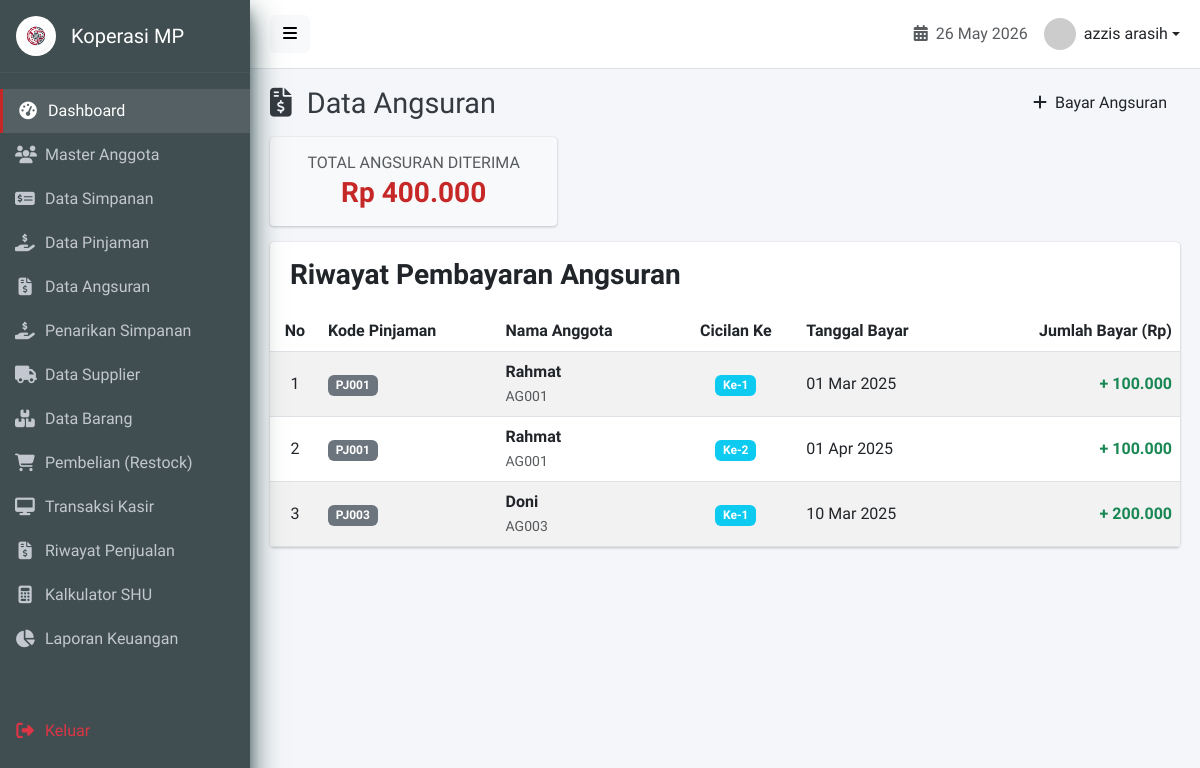
Page /angsuran.php (signed in) on the committed database.
### tables this page shows
CREATE TABLE `angsuran` (
  `id_angsuran` int(11) NOT NULL AUTO_INCREMENT,
  `id_pinjaman` int(11) NOT NULL,
  `cicilan_ke` int(11) DEFAULT NULL CHECK (`cicilan_ke` > 0),
  `jumlah_bayar` decimal(15,2) DEFAULT NULL CHECK (`jumlah_bayar` > 0),
  `tanggal_bayar` date DEFAULT NULL,
  `created_at` timestamp NOT NULL DEFAULT current_timestamp(),
  PRIMARY KEY (`id_angsuran`),
  KEY `id_pinjaman` (`id_pinjaman`),
  CONSTRAINT `angsuran_ibfk_1` FOREIGN KEY (`id_pinjaman`) REFERENCES `pinjaman` (`id_pinjaman`) ON UPDATE CASCADE
);

CREATE TABLE `pinjaman` (
  `id_pinjaman` int(11) NOT NULL AUTO_INCREMENT,
  `kode_pinjaman` varchar(50) DEFAULT NULL,
  `id_anggota` int(11) NOT NULL,
  `jumlah_pinjaman` decimal(15,2) DEFAULT NULL CHECK (`jumlah_pinjaman` > 0),
  `bunga` decimal(5,2) DEFAULT NULL CHECK (`bunga` >= 0),
  `lama_angsuran` int(11) DEFAULT NULL CHECK (`lama_angsuran` > 0),
  `tanggal_pinjam` date DEFAULT NULL,
  `status` enum('pending','approved','ditolak','lunas') DEFAULT 'pending',
  `approved_by` int(11) DEFAULT NULL,
  `created_at` timestamp NOT NULL DEFAULT current_timestamp(),
  PRIMARY KEY (`id_pinjaman`),
  UNIQUE KEY `kode_pinjaman` (`kode_pinjaman`),
  KEY `id_anggota` (`id_anggota`),
  KEY `approved_by` (`approved_by`),
  KEY `idx_tanggal_pinjaman` (`tanggal_pinjam`),
  CONSTRAINT `pinjaman_ibfk_1` FOREIGN KEY (`id_anggota`) REFERENCES `anggota` (`id_anggota`) ON UPDATE CASCADE,
  CONSTRAINT `pinjaman_ibfk_2` FOREIGN KEY (`approved_by`) REFERENCES `users` (`id_user`) ON DELETE SET NULL ON UPDATE CASCADE
);

CREATE TABLE `anggota` (
  `id_anggota` int(11) NOT NULL AUTO_INCREMENT,
  `no_anggota` varchar(30) NOT NULL,
  `nama_anggota` varchar(100) NOT NULL,
  `jk` enum('L','P') DEFAULT NULL,
  `alamat` text DEFAULT NULL,
  `no_hp` varchar(20) DEFAULT NULL,
  `tanggal_gabung` date DEFAULT NULL,
  `status` enum('aktif','nonaktif') DEFAULT 'aktif',
  `created_at` timestamp NOT NULL DEFAULT current_timestamp(),
  `updated_at` timestamp NOT NULL DEFAULT current_timestamp() ON UPDATE current_timestamp(),
  `deleted_at` timestamp NULL DEFAULT NULL,
  PRIMARY KEY (`id_anggota`),
  UNIQUE KEY `no_anggota` (`no_anggota`),
  KEY `idx_nama_anggota` (`nama_anggota`)
);

### angsuran.php (the view, shortened to what this page needs)
<?php
require_once 'config/database.php';
include 'views/layouts/header.php';
$filter_pinjaman = isset($_GET['id_pinjaman']) ? intval($_GET['id_pinjaman']) : null;
?>
<div class="content-header">
    <div class="d-flex justify-content-between align-items-center">
        <div>
            <h1 class="m-0"><i class="fas fa-file-invoice-dollar me-2"></i> Data Angsuran</h1>
        </div>
        <div>
            <a href="angsuran_tambah.php<?php echo $filter_pinjaman ? '?id_pinjaman=' . $filter_pinjaman : ''; ?>"
                class="btn btn-crimson"><i class="fas fa-plus me-1"></i> Bayar Angsuran</a>
        </div>
    </div>
</div>
<section class="content">
    <div class="row mb-3">
        <div class="col-md-4">
            <div class="card bg-light">
                <div class="card-body text-center">
                    <?php
                    $where_clause = $filter_pinjaman ? "WHERE id_pinjaman = $filter_pinjaman" : "";
                    $res_angsuran = $conn->query("SELECT SUM(jumlah_bayar) as total FROM angsuran $where_clause");
                    $total_angsuran = $res_angsuran ? $res_angsuran->fetch_assoc()['total'] : 0;
                    ?>
                    <h6 class="text-muted text-uppercase mb-1">Total Angsuran Diterima
                        <?php echo $filter_pinjaman ? ' (Pinjaman Ini)' : ''; ?></h6>
                    <h3 class="mb-0 fw-bold" style="color: var(--accent-red);">Rp
                        <?php echo number_format($total_angsuran, 0, ',', '.'); ?></h3>
                </div>
            </div>
        </div>
    </div>
    <div class="card">
        <div class="card-header border-0 pt-3">
            <h3 class="card-title fw-bold">Riwayat Pembayaran Angsuran</h3>
        </div>
        <div class="card-body p-0">
            <div class="table-responsive">
                <table class="table table-hover table-striped align-middle mb-0">
                    <thead class="bg-light">
                        <tr>
                            <th class="text-center" width="50">No</th>
                            <?php if (!$filter_pinjaman): ?>
                                <th>Kode Pinjaman</th>
                                <th>Nama Anggota</th>
                            <?php endif; ?>
                            <th class="text-center">Cicilan Ke</th>
                            <th>Tanggal Bayar</th>
                            <th class="text-end">Jumlah Bayar (Rp)</th>
                        </tr>
                    </thead>
                    <tbody>
                        <?php
                        $no = 1;
                        $sql = "
                            SELECT ang.*, p.kode_pinjaman, a.nama_anggota, a.no_anggota
                            FROM angsuran ang
                            JOIN pinjaman p ON ang.id_pinjaman = p.id_pinjaman
                            JOIN anggota a ON p.id_anggota = a.id_anggota
                        ";
                        $sql .= " ORDER BY ang.id_angsuran ASC ";
                        $query = $conn->query($sql);
                        if ($query && $query->num_rows > 0):
                            while ($row = $query->fetch_assoc()):
                                ?>
                                <tr>
                                    <td class="text-center"><?php echo $no++; ?></td>
                                    <?php if (!$filter_pinjaman): ?>
                                        <td><span class="badge bg-secondary"><?php echo $row['kode_pinjaman']; ?></span></td>
                                        <td>
                                            <div class="fw-bold"><?php echo htmlspecialchars($row['nama_anggota']); ?></div>
                                            <small class="text-muted"><?php echo $row['no_anggota']; ?></small>
                                        </td>
                                    <?php endif; ?>
                                    <td class="text-center"><span
                                            class="badge bg-info">Ke-<?php echo $row['cicilan_ke']; ?></span></td>
                                    <td><?php echo date('d M Y', strtotime($row['tanggal_bayar'])); ?></td>
                                    <td class="text-end fw-bold text-success">
                                        + <?php echo number_format($row['jumlah_bayar'], 0, ',', '.'); ?>
                                    </td>
                                </tr>
                                <?php
                            endwhile;
                        endif; ?>
                    </tbody>
                </table>
            </div>
        </div>
    </div>
</section>
<?php include 'views/layouts/footer.php'; ?>

### assets/css/style.css (style rules this page uses)
:root { --primary-color: #404e51; --accent-red: #C62828; --accent-red-hover: #b71c1c; --bg-color: #f4f6f9; --text-main: #333333; --sidebar-text: #c2c7d0; --border-color: #dee2e6; }
body { font-family: 'Source Sans Pro', sans-serif; background-color: var(--bg-color); color: var(--text-main); margin: 0; overflow-x: hidden; }
.content-header { padding: 15px 20px; }
.content-header h1 { font-size: 1.8rem; margin: 0; color: #343a40; font-weight: 400; }
.content { padding: 0 20px 20px 20px; }
.card { box-shadow: 0 0 1px rgba(0, 0, 0, .125), 0 1px 3px rgba(0, 0, 0, .2); border: 0 solid rgba(0, 0, 0, .125); border-radius: .25rem; background-color: #fff; }
.card-header { background-color: transparent; border-bottom: 1px solid rgba(0, 0, 0, .125); padding: .75rem 1.25rem; position: relative; border-top-left-radius: .25rem; border-top-right-radius: .25rem; }
.btn { transition: all 0.3s ease; position: relative; overflow: hidden; }

### rows in the picture
angsuran: id_pinjaman.kode_pinjaman "PJ001", anggota.nama_anggota "Rahmat", anggota.no_anggota "AG001", cicilan_ke "1", tanggal_bayar "01 Mar 2025", jumlah_bayar "100.000"
angsuran: id_pinjaman.kode_pinjaman "PJ001", anggota.nama_anggota "Rahmat", anggota.no_anggota "AG001", cicilan_ke "2", tanggal_bayar "01 Apr 2025", jumlah_bayar "100.000"
angsuran: id_pinjaman.kode_pinjaman "PJ003", anggota.nama_anggota "Doni", anggota.no_anggota "AG003", cicilan_ke "1", tanggal_bayar "10 Mar 2025", jumlah_bayar "200.000"

### other values in the picture
$_SESSION['nama'] "azzis arasih"
$total_angsuran "400.000"
